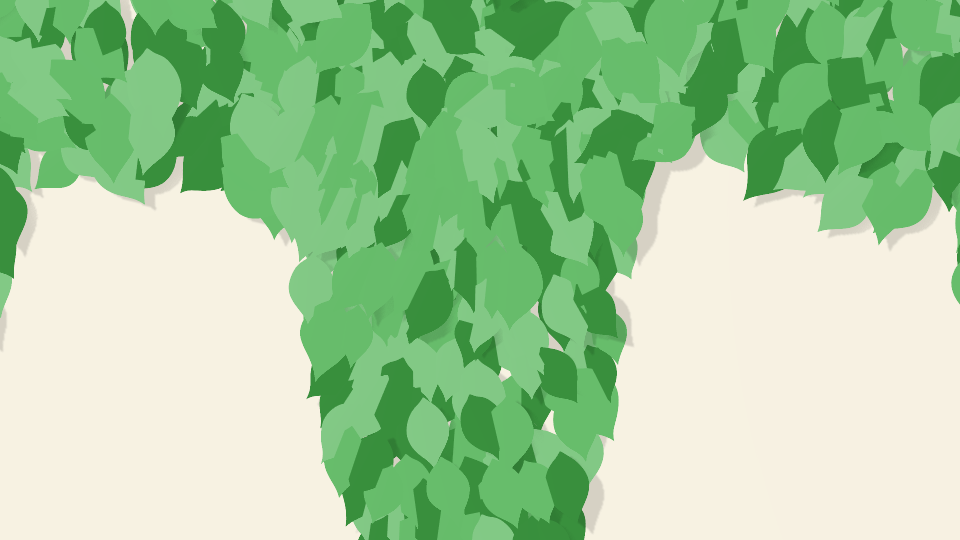
#> input picture docs/wall_foliage_volume_1029/flat_color_close.png, 1920 x 1080 px, given in place of single_left_off.png, which was not available (shown at 1/2 size)
$ python validate_wall_foliage_volume_1029.py
#> lines starting #> are read from the running program, lines starting #| are printed output that depends on the picture; after the words box and inside, x2 and y2 are one past the last pixel; in counts of white or black regions, pixels touching at a corner belong together
"""Read-only checks of texture-color and GPU parallax comparison renders."""
from pathlib import Path
from PIL import Image
import json
import numpy as np

ROOT = Path(__file__).resolve().parents[2]
OUT = ROOT / 'docs/wall_foliage_volume_1029'


def read(name):
#> called with name = 'single_left_off'
    return np.array(Image.open(OUT / (name + '.png')).convert('RGB')).astype(np.int16)


def main():
    report = {}
    failures = []
    for side in ['left', 'front', 'right']:
        row = {}
        for mode in ['off', 'on']:
            image = read(f'single_{side}_{mode}')
            mask = (image[:, :, 1] - image[:, :, 0] > 12) & (image[:, :, 1] - image[:, :, 2] > 4)
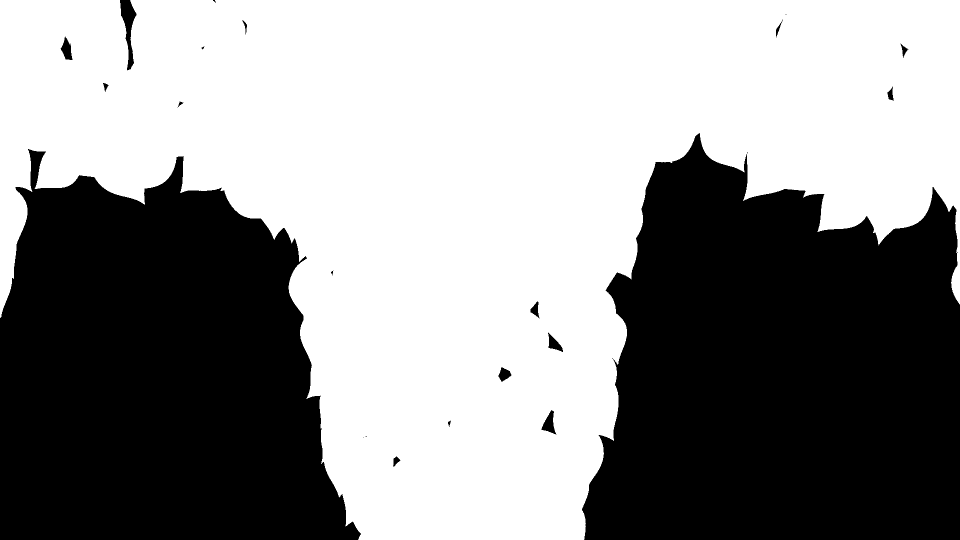
#> mask: shape (1080, 1920) bool (shown at 1/2 size); 56.4% white; 24 black regions (7 under 20 px), largest, box (x1, y1, x2, y2) and area: (1164, 266, 1920, 1080) 474072, (0, 298, 722, 1080) 424601, (240, 0, 273, 141) 2028
            y, x = np.where(mask)
            row[mode] = {'center_x_px': float(x.mean()), 'center_y_px': float(y.mean()),
                         'width_px': int(x.max() - x.min() + 1), 'height_px': int(y.max() - y.min() + 1), 'area': int(mask.sum())}
        row['shift_x_px'] = row['on']['center_x_px'] - row['off']['center_x_px']
        if abs(row['on']['width_px'] - row['off']['width_px']) > 1 or abs(row['on']['height_px'] - row['off']['height_px']) > 1:
            failures.append('Parallax deforms blade silhouette in view ' + side)
        report[side] = row
#> pass 2 of the loop in main, `for side in ['left', 'front', 'right']:`:
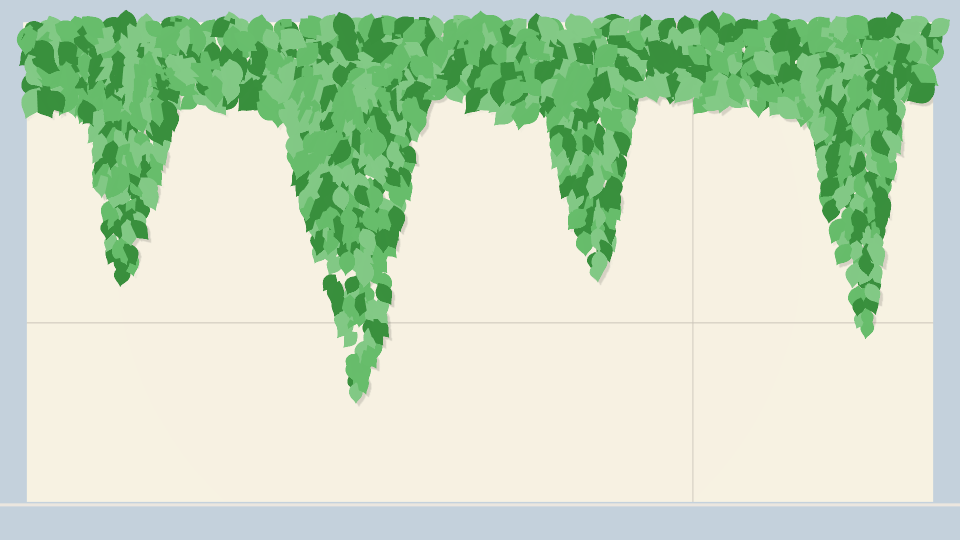
#> input picture docs/wall_foliage_volume_1029/flat_color_front.png, 1920 x 1080 px, given in place of single_front_off.png, which was not available (shown at 1/2 size)
#> in main, `mask = (image[:, :, 1] - image[:, :, 0] > 12) & (image[:, :, 1] - imag..`:
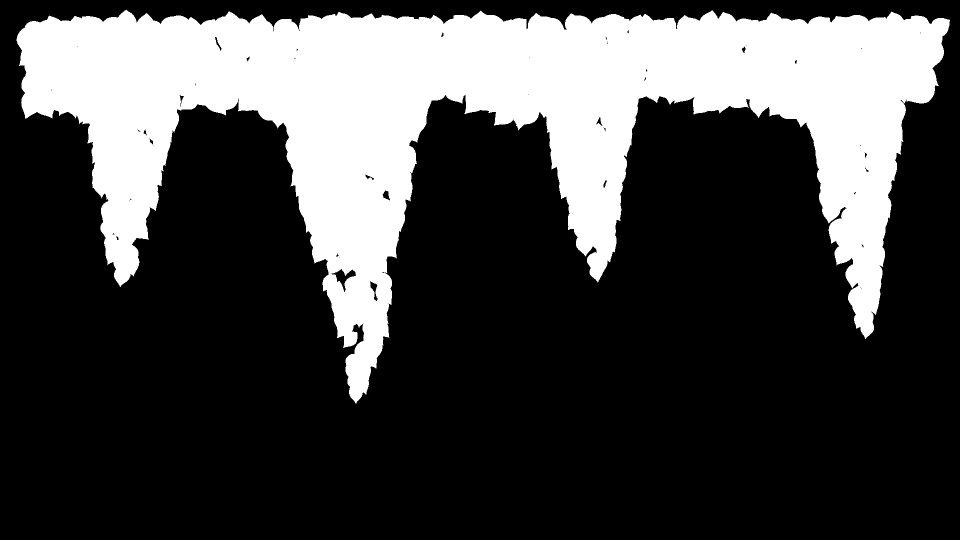
#> mask: shape (1080, 1920) bool (shown at 1/2 size); 27.1% white; 1 white region, box (x1, y1, x2, y2) and area: (33, 20, 1900, 807) 561363
    if not (report['left']['shift_x_px'] > 10 and report['right']['shift_x_px'] < -10 and abs(report['front']['shift_x_px']) < .5):
        failures.append('Parallax direction or front-view anchoring is incorrect')
    for a, b, threshold in [('textured_close', 'flat_color_close', .2), ('textured_oblique', 'oblique_without_parallax', .01)]:
        fraction = float((np.abs(read(a) - read(b)).max(axis=2) > 4).mean())
        report[a + '_vs_' + b] = {'different_pixel_fraction': fraction}
        if fraction < threshold:
            failures.append('Rendered comparison has no significant effect: ' + a)
    report['passed'] = not failures
    report['failures'] = failures
    (OUT / 'pixel_check.json').write_text(json.dumps(report, indent=2), encoding='utf-8')
    print(json.dumps(report))
    return 0 if not failures else 1


if __name__ == '__main__':
#> (the run stopped early here; a loop or call above may not have finished)
